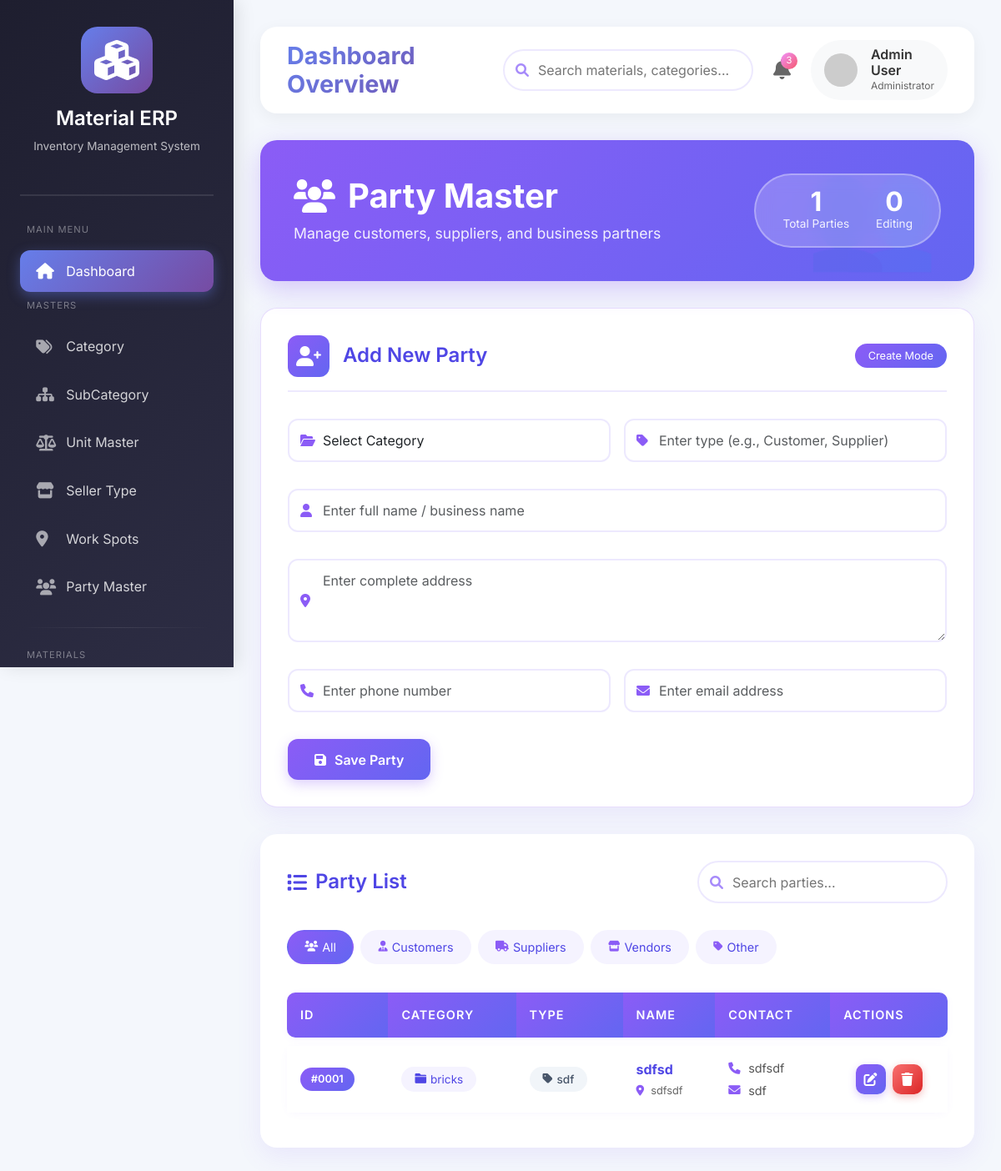
The page /masters/party-master/ on the database its author committed.
### masters/models.py (models this page shows, shortened)
class PartyMaster(models.Model):
    id = models.AutoField(primary_key=True)
    category = models.ForeignKey(Category,on_delete=models.CASCADE)
    type = models.CharField(max_length=50)
    name = models.CharField(max_length=200)
    address = models.TextField()
    phone = models.CharField(max_length=20)
    email = models.EmailField()
    added_on = models.DateTimeField(auto_now_add=True)
    status = models.BooleanField(default=True)

class Category(models.Model):
    id = models.AutoField(primary_key=True)
    name = models.CharField(max_length=100)
    status = models.BooleanField(default=True)

### masters/views.py (the view, shortened to what this page needs)
# urls.py: path('party-master/', views.party_master, name='party_master'),
def party_master(request):
    data = PartyMaster.objects.select_related('category').all()
    category = Category.objects.all()
    return render(request,'masters/party_master.html',{
        'data':data,
        'category':category
    })

### masters/templates/masters/party_master.html (shortened to what this page needs)
{% extends 'base.html' %}
{% block content %}
<div class="page-header">
    <div class="header-content">
        <div class="header-title">
            <h2>
                <i class="fas fa-users"></i>
                Party Master
            </h2>
            <p>Manage customers, suppliers, and business partners</p>
        </div>
        <div class="header-stats">
            <div class="stat-item">
                <div class="stat-value">{{ data|length }}</div>
                <div class="stat-label">Total Parties</div>
            </div>
            <div class="stat-item">
                <div class="stat-value">{% if edit %}1{% else %}0{% endif %}</div>
                <div class="stat-label">Editing</div>
            </div>
        </div>
    </div>
</div>
<div class="form-card">
    <div class="form-title">
        <div class="form-icon">
            <i class="fas {% if edit %}fa-user-edit{% else %}fa-user-plus{% endif %}"></i>
        </div>
        <h3>{% if edit %}Edit Party Details{% else %}Add New Party{% endif %}</h3>
        <span class="form-badge">{% if edit %}Update Mode{% else %}Create Mode{% endif %}</span>
    </div>
    <form method="POST" id="partyForm">
        <div class="form-grid">
            <div class="input-wrapper">
                <i class="fas fa-folder-open input-icon"></i>
                <select name="category" class="form-control">
                    <option value="">Select Category</option>
                </select>
            </div>
            <div class="input-wrapper">
                <i class="fas fa-tag input-icon"></i>
                <input name="type" class="form-control"
                       placeholder="Enter type (e.g., Customer, Supplier)"
                       value="{{edit.type|default:''}}">
            </div>
            <div class="input-wrapper full-width">
                <i class="fas fa-user input-icon"></i>
                <input name="name" class="form-control"
                       placeholder="Enter full name / business name"
                       value="{{edit.name|default:''}}">
            </div>
            <div class="input-wrapper full-width">
                <i class="fas fa-map-marker-alt input-icon"></i>
                <textarea name="address" class="form-control"
                          placeholder="Enter complete address">{{edit.address|default:''}}</textarea>
            </div>
            <div class="input-wrapper">
                <i class="fas fa-phone input-icon"></i>
                <input name="phone" class="form-control"
                       placeholder="Enter phone number"
                       value="{{edit.phone|default:''}}">
            </div>
            <div class="input-wrapper">
                <i class="fas fa-envelope input-icon"></i>
                <input name="email" class="form-control"
                       placeholder="Enter email address"
                       value="{{edit.email|default:''}}">
            </div>
        </div>
        <button type="submit" class="btn-party" id="submitBtn">
            <i class="fas {% if edit %}fa-sync-alt{% else %}fa-save{% endif %}"></i>
            <span>{% if edit %}Update Party{% else %}Save Party{% endif %}</span>
        </button>
    </form>
</div>
<div class="table-card">
    <div class="table-header">
        <h3>
            <i class="fas fa-list"></i>
            Party List
        </h3>
        <div class="search-box">
            <i class="fas fa-search"></i>
            <input type="text" id="searchInput" placeholder="Search parties..." onkeyup="searchTable()">
        </div>
    </div>
    <div class="type-filters">
        <span class="filter-pill active" onclick="filterType('all')">
            <i class="fas fa-users"></i> All
        </span>
        <span class="filter-pill" onclick="filterType('customer')">
            <i class="fas fa-user-tie"></i> Customers
        </span>
        <span class="filter-pill" onclick="filterType('supplier')">
            <i class="fas fa-truck"></i> Suppliers
        </span>
        <span class="filter-pill" onclick="filterType('vendor')">
            <i class="fas fa-store"></i> Vendors
        </span>
        <span class="filter-pill" onclick="filterType('other')">
            <i class="fas fa-tag"></i> Other
        </span>
    </div>
    {% if data %}
    <table class="party-table" id="partyTable" border="0">
        <thead>
            <tr>
                <th>ID</th>
                <th>Category</th>
                <th>Type</th>
                <th>Name</th>
                <th>Contact</th>
                <th>Actions</th>
            </tr>
        </thead>
        <tbody>
            {% for row in data %}
            <tr>
                <td>
                    <span class="party-id">#{{ row.id|stringformat:"04d" }}</span>
                </td>
                <td>
                    <span class="category-badge">
                        <i class="fas fa-folder"></i>
                        {{ row.category.name }}
                    </span>
                </td>
                <td>
                    {% with type_lower=row.type|lower %}
                        {% if 'customer' in type_lower %}
                            <span class="type-badge customer">
                                <i class="fas fa-user-tie"></i> {{ row.type }}
                            </span>
                        {% elif 'supplier' in type_lower %}
                            <span class="type-badge supplier">
                                <i class="fas fa-truck"></i> {{ row.type }}
                            </span>
                        {% elif 'vendor' in type_lower %}
                            <span class="type-badge vendor">
                                <i class="fas fa-store"></i> {{ row.type }}
                            </span>
                        {% else %}
                            <span class="type-badge other">
                                <i class="fas fa-tag"></i> {{ row.type }}
                            </span>
                        {% endif %}
                    {% endwith %}
                </td>
                <td>
                    <strong style="color: #4f46e5;">{{ row.name }}</strong>
                    <div style="font-size: 0.8rem; color: #666; margin-top: 4px;">
                        <i class="fas fa-map-marker-alt" style="color: #8b5cf6; width: 14px;"></i>
                        {{ row.address|truncatechars:30 }}
                    </div>
                </td>
                <td>
                    <div class="contact-info">
                        <div class="contact-item">
                            <i class="fas fa-phone"></i>
                            {{ row.phone|default:"—" }}
                        </div>
                        <div class="contact-item">
                            <i class="fas fa-envelope"></i>
                            {{ row.email|default:"—"|truncatechars:20 }}
                        </div>
                    </div>
                </td>
                <td>
                    <div class="action-buttons">
                        <a href="{% url 'party_master_edit' row.id %}" class="btn-action" title="Edit">
                            <i class="fas fa-edit"></i>
                        </a>
                        <a href="{% url 'party_master_delete' row.id %}"
                           class="btn-action delete"
                           title="Delete"
                           onclick="return confirmDelete('{{ row.name }}')">
                            <i class="fas fa-trash"></i>
                        </a>
                    </div>
                </td>
            </tr>
            {% endfor %}
        </tbody>
    </table>
    {% endif %}
</div>
<link rel="stylesheet" href="https://cdnjs.cloudflare.com/ajax/libs/font-awesome/6.0.0/css/all.min.css">
{% endblock %}

### templates/base.html (style rules this page uses)
* { margin: 0; padding: 0; box-sizing: border-box; font-family: 'Inter', sans-serif; }
body { background: #f4f7fc; min-height: 100vh; }
.search-box { position: relative; }
.search-box input { padding: 0.6rem 1rem 0.6rem 2.5rem; border: 2px solid #e0e0e0; border-radius: 30px; width: 300px; transition: all 0.3s ease; }
.search-box i { position: absolute; left: 15px; top: 50%; transform: translateY(-50%); color: #999; }

### rows shown on the page
PartyMaster: id "0001", category.name "bricks", type "sdf", name "sdfsd", address "sdfsdf", phone "sdfsdf", email "sdf"

### other values the page prints
{{ data|length }} "1"
